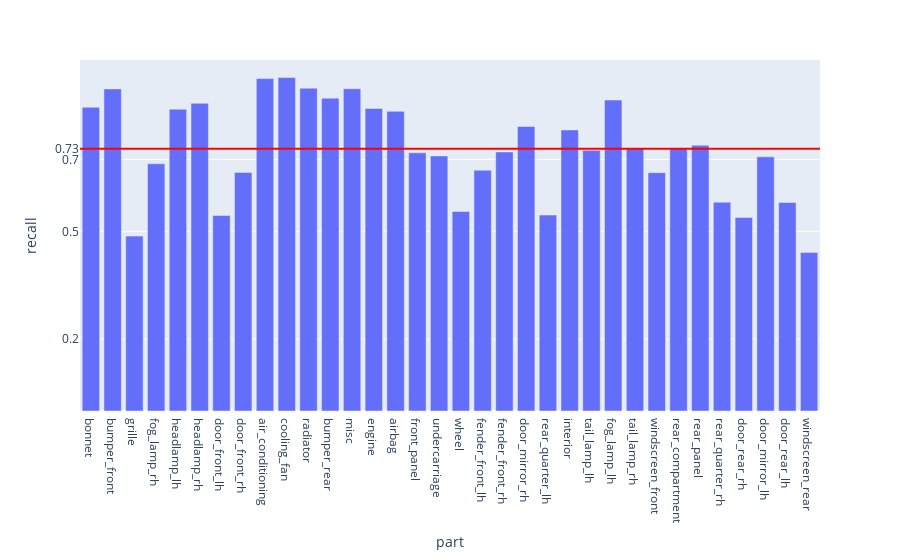

The code cell stored with this chart in its notebook:
### Code cell
fig = px.bar(evalMetrics, x = 'part', y = 'recall')

fig.add_hline(y=avgRecall, line_width=2, line_color="red")

fig.update_layout(
    yaxis = dict(
        tickmode = 'array',
        tickvals = [np.format_float_positional(avgRecall, 2), 0.2, 0.5, 0.7],
    )
)
fig

### Figure 1 — Plotly figure (JSON) as saved in the notebook; plotly's stock layout.template omitted (floating-point values rounded to 4 significant figures)
{"data": [{"alignmentgroup": "True", "hovertemplate": "part=%{x}<br>recall=%{y}<extra></extra>", "legendgroup": "", "marker": {"color": "#636efa", "pattern": {"shape": ""}}, "name": "", "offsetgroup": "", "orientation": "v", "showlegend": false, "textposition": "auto", "type": "bar", "x": ["bonnet", "bumper_front", "grille", "fog_lamp_rh", "headlamp_lh", "headlamp_rh", "door_front_lh", "door_front_rh", "air_conditioning", "cooling_fan", "radiator", "bumper_rear", "misc", "engine", "airbag", "front_panel", "undercarriage", "wheel", "fender_front_lh", "fender_front_rh", "door_mirror_rh", "rear_quarter_lh", "interior", "tail_lamp_lh", "fog_lamp_lh", "tail_lamp_rh", "windscreen_front", "rear_compartment", "rear_panel", "rear_quarter_rh", "door_rear_rh", "door_mirror_lh", "door_rear_lh", "windscreen_rear"], "xaxis": "x", "y": [0.8452, 0.8963, 0.4866, 0.6879, 0.8397, 0.8561, 0.5438, 0.6636, 0.9249, 0.9278, 0.8982, 0.8704, 0.8965, 0.8417, 0.8337, 0.7183, 0.7098, 0.5551, 0.67, 0.7208, 0.7917, 0.5451, 0.782, 0.7252, 0.8652, 0.7307, 0.6631, 0.7318, 0.7396, 0.581, 0.5382, 0.7072, 0.5802, 0.4413], "yaxis": "y"}], "layout": {"barmode": "relative", "legend": {"tracegroupgap": 0}, "margin": {"t": 60}, "shapes": [{"line": {"color": "red", "width": 2}, "type": "line", "x0": 0, "x1": 1, "xref": "x domain", "y0": 0.7297, "y1": 0.7297, "yref": "y"}], "xaxis": {"anchor": "y", "domain": [0, 1], "title": {"text": "part"}}, "yaxis": {"anchor": "x", "domain": [0, 1], "tickmode": "array", "tickvals": ["0.73", 0.2, 0.5, 0.7], "title": {"text": "recall"}}}}
